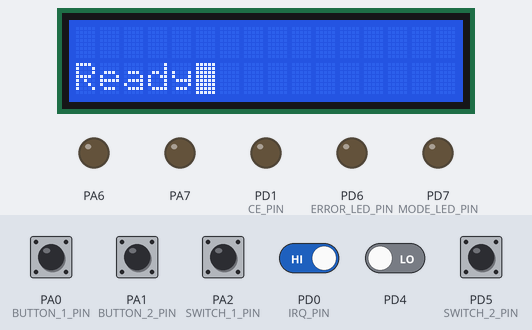
Simulated run of this program. Board: ATmega128, built with avr-gcc and emulated at 8 MHz. Parts: 16×2 character LCD, output pins drawn as LEDs (lit = HIGH). Wiring (inferred from the names in the program): character LCD (HD44780): RS PA3; R/W PA5; E PA4; data PC0, PC1, PC2, PC3, PC4, PC5, PC6, PC7. The test bench sets the inputs (shaded band); at power-on: PA0 (BUTTON_1_PIN), PA1 (BUTTON_2_PIN), PA2 (SWITCH_1_PIN), PD0 (IRQ_PIN), PD5 (SWITCH_2_PIN) HIGH, PD4 LOW. EEPROM starts erased; pins used as bus, display or sensor lines are not drawn; what the program prints to the serial monitor is not drawn.

Above: at 1.2 s.
1.3 s: PA2 (SWITCH_1_PIN) pulled LOW for 0.15 s
At 1.47 s:
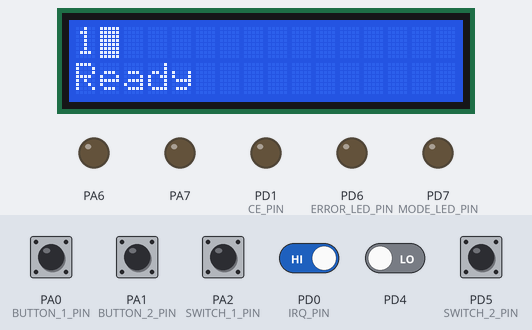
At 2.7 s:
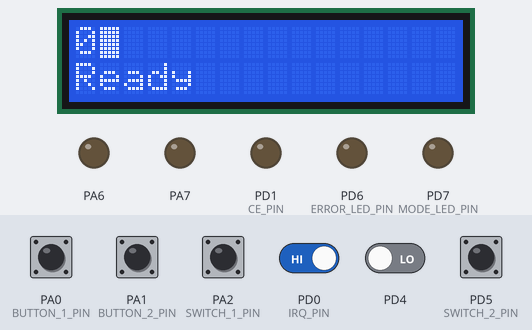
3.0 s: PD0 (IRQ_PIN) driven LOW
Timing chart, 0 to 6.0 s (numbered marks = the images above; inputs shaded):
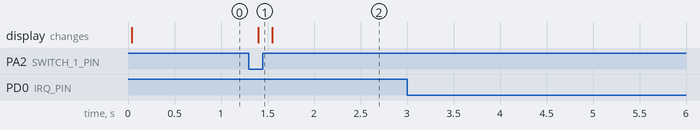

The program:

mega128_nRF24L01.c
```c
/*
 * mega128_nRF24L01.c
 *
 * Created: 17.07.2012 11:26:44
 *  Author: Pavel Cherstvov
 */

/*FCU must be defined at "Properties->Toolchain->Symbols" as "F_CPU=8000000". */
/* #define F_CPU 8000000 */

#include <avr/io.h>
#include <util/delay.h>
#include <avr/interrupt.h>
#include <stdlib.h>
#include "uart.h"
#include "spi.h"
#include "nRF24L01.h"
#include "wh_lcd.h"
#include "commands.h"
#include "buttons.h"
#include <avr/eeprom.h>

/* Overall number of light modes */
#define	LIGHT_MODES_NUMBER	3
/* Default light mode: 1 - COMM_INSTANT */
#define DEFAULT_LIGHT_MODE  1

#define RXPayloadLenght 3					/* Fixed RX data packet length in bytes */
#define TXPayloadLenght RXPayloadLenght		/* Fixed TX data packet length in bytes */

unsigned char rx_payload[RXPayloadLenght+1];
unsigned char tx_payload[TXPayloadLenght+1]={0x01,0x02,0x03,0x00};

/* Start Timer0 with divider 1024 */
#define TIMER0_DIVIDER		1024
#define START_TIMER0		TCCR0|=(1<<CS02)|(1<<CS01)|(1<<CS00)
#define STOP_TIMER0			TCCR0&=~(1<<CS02)|(1<<CS01)|(1<<CS00)

/* Status leds registers defines */
#define ERROR_LED_DDR	DDRD
#define ERROR_LED_PORT	PORTD
#define ERROR_LED_PIN	PD6

#define MODE_LED_DDR	DDRD
#define MODE_LED_PORT	PORTD
#define MODE_LED_PIN	PD7

/* Flashes per second defines */
#define FASTFLASH_LED_FPS	12
#define SLOWFLASH_LED_FPS	3
#define ERROR_LED_FPS		2

/* Counter of Timer ticks for mode led */
unsigned char mode_led_counter=0;
/* Flashes per second for mode led */
volatile unsigned char mode_led_fps=0;
/* Counter of Timer ticks for error led */
unsigned char error_led_counter=0;
/* Flashes per second for error led */
volatile unsigned char error_led_fps=0;

volatile unsigned char abv=0;

/* Leds control commands */
#define MODE_LED_START_FAST		do{\
								mode_led_fps=FASTFLASH_LED_FPS;\
								}while(0)
#define MODE_LED_START_SLOW		do{\
								mode_led_fps=SLOWFLASH_LED_FPS;\
								}while(0)
#define MODE_LED_START_INSTANT	do{\
								mode_led_fps=0;\
								MODE_LED_PORT|=(1<<MODE_LED_PIN);\
								}while(0)
#define MODE_LED_STOP			do{\
								mode_led_fps=0;\
								MODE_LED_PORT&=~(1<<MODE_LED_PIN);\
								}while(0)
#define ERROR_LED_START			do{\
								error_led_fps=ERROR_LED_FPS;\
								}while(0)
#define ERROR_LED_STOP			do{\
								error_led_fps=0;\
								ERROR_LED_PORT&=~(1<<ERROR_LED_PIN);\
								}while(0)

/* Delay defines */
#define SWITCH_DELAY	_delay_ms(100)
#define BUTTON_DELAY	_delay_ms(500)

/* Marker variables */
volatile unsigned char pwr_on; 		/* pwr_on = 1 - device is switched on
									   pwr_on = 0 - device is switched off */

volatile unsigned char tx_error=0; 	/* tx_error = 1 - TX error has occurred
									   tx_error = 0 - TX was successful */

volatile unsigned char re=0;

unsigned char EEMEM eemem_last_mode; 	/* Eeprom variable containing blinking mode */
volatile unsigned char mode = 0;		/* Blinking mode which will be restored after on/off */


char *IntToStr(int value, int radix)
{
	char buffer[8];
	char *ptr;
	ptr = itoa(value, buffer, radix);
	return ptr;
}


/* Interrupts first initialization */
void IRQ_Init(void)
{
	EIMSK|=(1<<INT0);
}


/* Status leds initialization */
void Leds_Init(void)
{
	ERROR_LED_DDR|=(1<<ERROR_LED_PIN);
	ERROR_LED_PORT&=~(1<<ERROR_LED_PIN);

	MODE_LED_DDR|=(1<<MODE_LED_PIN);
	MODE_LED_PORT&=~(1<<MODE_LED_PIN);
}

/* Timer0 initialization (Timer stopped) */
void Timer0_Init(void)
{
	TIMSK|=(1<<TOIE0);
}


/* Timer0 overflow interrupt handle */
ISR(TIMER0_OVF_vect)
{
	mode_led_counter++;
	error_led_counter++;
	if ((mode_led_fps > 0) && (mode_led_counter >= F_CPU/TIMER0_DIVIDER/256/mode_led_fps/2)) {
		mode_led_counter=0;
		MODE_LED_PORT^=(1<<MODE_LED_PIN);
	}
	if ((error_led_fps > 0) && (error_led_counter >= F_CPU/TIMER0_DIVIDER/256/error_led_fps/2)) {
		error_led_counter=0;
		ERROR_LED_PORT^=(1<<ERROR_LED_PIN);
	}
	#if 0
	if (ERROR_LED_PORT & (1<<ERROR_LED_PIN))
		ERROR_LED_PORT&=~(1<<ERROR_LED_PIN);
	else
		ERROR_LED_PORT|=(1<<ERROR_LED_PIN);
	#endif
}

/* UART RX interrupt handle */
ISR(USART1_RX_vect)
{
	unsigned char buff=UDR1;
	if (tx_payload[0]==0x01) tx_payload[0]=0x02;
		else tx_payload[0]=0x01;
}

/* INT0 interrupt handle, connected to the nRF24L01 "IRQ" pin */
ISR(INT0_vect)
{
	unsigned char buff, i=0;

	/* Reading the status register */
	SPI_CS1_LOW;
	buff=SPI_ReceiveByte_Master();
	SPI_CS1_HIGH;

	/* UART debug output */
 	UART1_SendString("Status: ");
 	UART1_SendString(IntToStr(buff,16));
 	UART1_SendString("\x0A\x0D");

	/* Checking interrupt flags in status register */
	switch ((buff)&(0x70)) {
		/* RX_DR - RX data ready */
		case 0x40: {
			/* UART debug output */
			UART1_SendString("RX_DR");

			CE_LOW;

			/* Reading RX buffer */
			SPI_CS1_LOW;
			SPI_SendByte_Master(R_RX_PAYLOAD);
			while (i<RXPayloadLenght) { rx_payload[i++]=SPI_ReceiveByte_Master(); }
			SPI_CS1_HIGH;

			rx_payload[RXPayloadLenght]=0x00;

			/* UART debug output */
			UART1_SendString(IntToStr(rx_payload[0],16));

			_delay_us(2);

			/* Clearing IRQ flag */
			SPI_CS1_LOW;
			SPI_SendByte_Master(W_REGISTER|STATUS);
			SPI_SendByte_Master(buff|(0x40));
			SPI_CS1_HIGH;

			/* UART debug output */
			UART1_SendString(IntToStr(nRF24L01_GetStatus(),16));

			CE_HIGH;

			break;
		}
		/* TX_DS - data sent */
		case 0x20: {
			/* UART debug output */
			UART1_SendString("TX_DS");

			/* Clearing IRQ flag */
			SPI_CS1_LOW;
			SPI_SendByte_Master(W_REGISTER|STATUS);
			SPI_SendByte_Master(buff|(0x20));
			SPI_CS1_HIGH;

			ERROR_LED_STOP;
			switch (mode){
				case 0: MODE_LED_STOP; break;
				case 1:	MODE_LED_START_INSTANT; break;
				case 2:	MODE_LED_START_FAST; break;
				case 3:	MODE_LED_START_SLOW; break;
				default: break;
			}

			/* LCD debug output */
			LcdWriteCom(SECOND_STRING);
			LcdWriteString("OK  ");

			break;
		}
		/* Error: MAX count of TX attempts reached */
		case 0x10: {
			/* UART debug output */
			UART1_SendString("MAX_RT");

			/* Clearing IRQ flag */
			SPI_CS1_LOW;
			SPI_SendByte_Master(W_REGISTER|STATUS);
			SPI_SendByte_Master(buff|(0x10));
			SPI_CS1_HIGH;

			tx_error=1;
			MODE_LED_STOP;
			ERROR_LED_START;

			/* LCD debug output */
			LcdWriteCom(SECOND_STRING);
			LcdWriteString("Fail");

			break;
		}
	}
	/* UART debug output */
	UART1_SendString("\x0A\x0D");
}

/* Send a wireless command function */
void SendCommand(unsigned char command) {
	tx_payload[0]=command;
	nRF24L01_SendData(tx_payload, RXPayloadLenght);
}


/* Main routine */
int main(void)
{
	IRQ_Init();
	InitLcd();
	nRF24L01_Init();
	UART1_Init(MYUBRR);
	SPI_Init_Master();
	Buttons_Init();
	Leds_Init();
	Timer0_Init();

	/*
	MODE_LED_PORT|=(1<<MODE_LED_PIN);
	ERROR_LED_PORT|=(1<<ERROR_LED_PIN);
	*/

	nRF24L01_Standby_1();
	nRF24L01_SetRXPayloadLenght(RXPayloadLenght);

	sei();

	/* LCD debug output */
	LcdWriteCom(SECOND_STRING);
	LcdWriteString("Ready");

	/* UART debug output */
 	UART1_SendString(IntToStr(nRF24L01_GetSConfig(),16));
 	UART1_SendByte(0x0A);

	/* Main loop */
    while(1)
    {
		/* Buttons and switches polling */
		if (MODE_BUTTON && (mode != 0)) {
			/* Checking light mode */
			if (mode != LIGHT_MODES_NUMBER)
				mode++;
			else
				mode=1;
			switch (mode) {
				case 1: SendCommand(COMM_INSTANT); break;
				case 2: SendCommand(COMM_FASTFLASH); break;
				case 3: SendCommand(COMM_SLOWFLASH); break;
				default: break;
			}
			eeprom_update_byte(&eemem_last_mode, mode);
			BUTTON_DELAY;

			/* LCD debug output */
			LcdWriteCom(FIRST_STRING);
			LcdWriteString(IntToStr(mode, 10));

		}
		else if (FLASH_BUTTON) {
			/* Flash mode of front light while button is pressed  */
		}
		else if ((ON_OFF_SWITCH == 1)  && (mode == 0)) {
			/* Turn rear light on */
			mode = eeprom_read_byte(&eemem_last_mode);
			switch (mode) {
				case 1: SendCommand(COMM_INSTANT); break;
				case 2: SendCommand(COMM_FASTFLASH); break;
				case 3: SendCommand(COMM_SLOWFLASH); break;
				default: mode = DEFAULT_LIGHT_MODE; break;
			}
			START_TIMER0;
			SWITCH_DELAY;

			/* LCD debug output */
			LcdWriteCom(FIRST_STRING);
			LcdWriteString(IntToStr(mode, 10));

		}
		else if ((ON_OFF_SWITCH == 0) && (mode != 0)) {
			/* Turn rear light off */
			SendCommand(COMM_OFF);
			eeprom_update_byte(&eemem_last_mode, mode);
			mode=0;
			STOP_TIMER0;
			SWITCH_DELAY;

			/* LCD debug output */
			LcdWriteCom(FIRST_STRING);
			LcdWriteString(IntToStr(mode, 10));

		}
		else if (SOUND_SWITCH == 1) {
			/* Beep sound on */
		}
		else if (SOUND_SWITCH == 0) {
			/* Beep sound off */
		}
	}
}
```

buttons.c
```c
#include "buttons.h"

/* Buttons initialization */
void Buttons_Init(void)
{
	/* Set all PINs as input with internal pull-ups  */
	BUTTON_1_DDR&=~(1<<BUTTON_1_PIN);
	BUTTON_1_PORT|=(1<<BUTTON_1_PIN);

	BUTTON_2_DDR&=~(1<<BUTTON_2_PIN);
	BUTTON_2_PORT|=(1<<BUTTON_2_PIN);

	SWITCH_1_DDR&=~(1<<SWITCH_1_PIN);
	SWITCH_1_PORT|=(1<<SWITCH_1_PIN);

	SWITCH_2_DDR&=~(1<<SWITCH_2_PIN);
	SWITCH_2_PORT|=(1<<SWITCH_2_PIN);
}
```

buttons.h
```c
#ifndef _BUTTONS_H_
#define _BUTTONS_H_ 1

#include <avr/io.h>

/* Buttons registers defines */
#define BUTTON_1_DDR		DDRA
#define BUTTON_1_PORT		PORTA
#define BUTTON_1_PIN_REG	PINA
#define BUTTON_1_PIN		PA0

#define BUTTON_2_DDR		DDRA
#define BUTTON_2_PORT		PORTA
#define BUTTON_2_PIN_REG	PINA
#define BUTTON_2_PIN		PA1

/* Switch registers defines */
#define SWITCH_1_DDR		DDRA
#define SWITCH_1_PORT		PORTA
#define SWITCH_1_PIN_REG	PINA
#define SWITCH_1_PIN		PA2

#define SWITCH_2_DDR		DDRD
#define SWITCH_2_PORT		PORTD
#define SWITCH_2_PIN_REG	PIND
#define SWITCH_2_PIN		PD5

/* Button names defines */
#define MODE_BUTTON		(!(BUTTON_1_PIN_REG & (1<<BUTTON_1_PIN)))
#define FLASH_BUTTON	(!(BUTTON_2_PIN_REG & (1<<BUTTON_2_PIN)))
#define ON_OFF_SWITCH	(!(SWITCH_1_PIN_REG & (1<<SWITCH_1_PIN)))
#define SOUND_SWITCH	(!(SWITCH_2_PIN_REG & (1<<SWITCH_2_PIN)))

/* */
void Buttons_Init(void);

#endif /* _BUTTONS_H_ */
```

commands.h
```c
#ifndef _COMMANDS_H_
#define _COMMANDS_H_ 1

/* List of commands */
#define COMM_OFF		0x0F
#define COMM_ON			0x0E
#define COMM_INSTANT	0x01
#define COMM_FASTFLASH	0x02
#define COMM_SLOWFLASH	0x03

#endif /* _COMMANDS_H_ */
```

nRF24L01.c
```c
//òðåáóåòñÿ áèáëèîòåêà spi.c, spi.h
#include <avr/io.h>
#include <util/delay.h>
#include "spi.h"
#include "nRF24L01.h"

/* IO pins initialization used to control nRF24L01 module */
void nRF24L01_Init(void)
{
	CE_DDR|=(1<<CE_PIN);
	CE_PORT&=~(1<<CE_PIN);
	IRQ_DDR&=~(1<<IRQ_PIN);
	IRQ_PORT|=(1<<IRQ_PIN);
}

/* Data send routine */
void nRF24L01_SendData(unsigned char *data, unsigned char length)
{
	SPI_CS1_LOW;
	SPI_SendByte_Master(W_TX_PAYLOAD);
	while (length)
	{
		SPI_SendByte_Master(*data);
		data++;
		length--;
	}
	SPI_CS1_HIGH;
	CE_PULSE;
}

/* Setting of RXPayLoad parameter */
void nRF24L01_SetRXPayloadLenght(unsigned char length)
{
	SPI_CS1_LOW;
	SPI_SendByte_Master(W_REGISTER|RX_PW_P0);
	SPI_SendByte_Master(length & 0x1F);
	SPI_CS1_HIGH;
}

/* Switch receive mode on */
void nRF24L01_Receive_On(void)
{
	unsigned char buff;
	SPI_CS1_LOW;
	SPI_SendByte_Master(R_REGISTER|CONFIG);
	buff=SPI_ReceiveByte_Master();
	SPI_CS1_HIGH;
	_delay_us(2);
	SPI_CS1_LOW;
	SPI_SendByte_Master(W_REGISTER|CONFIG);
	SPI_SendByte_Master(buff|_BV(PRIM_RX));
	SPI_CS1_HIGH;
	CE_HIGH;
	_delay_us(2);
}

/* Switch receive mode off */
void nRF24L01_Receive_Off(void)
{
	unsigned char buff;
	SPI_CS1_LOW;
	SPI_SendByte_Master(R_REGISTER|CONFIG);
	buff=SPI_ReceiveByte_Master();
	SPI_CS1_HIGH;
	_delay_us(2);
	SPI_CS1_LOW;
	SPI_SendByte_Master(W_REGISTER|CONFIG);
	SPI_SendByte_Master(buff&(~_BV(PRIM_RX)));
	SPI_CS1_HIGH;
	CE_LOW;
	_delay_us(2);
}

/* Get received data */
void nRF24L01_ReadData(unsigned char *data)
{
	SPI_CS1_LOW;

	SPI_CS1_HIGH;
}

/* Switch to Standby 1 mode */
void nRF24L01_Standby_1(void)
{
	unsigned char buff;
	SPI_CS1_LOW;
	SPI_SendByte_Master(R_REGISTER|CONFIG);
	buff=SPI_ReceiveByte_Master();
	SPI_CS1_HIGH;
	_delay_us(2);
	SPI_CS1_LOW;
	SPI_SendByte_Master(W_REGISTER|CONFIG);
	SPI_SendByte_Master(buff|_BV(PWR_UP));
	SPI_CS1_HIGH;
}

/* Switch to Power Down mode */
void nRF24L01_PowerDown(void)
{
	unsigned char buff;
	SPI_CS1_LOW;
	SPI_SendByte_Master(R_REGISTER|CONFIG);
	buff=SPI_ReceiveByte_Master();
	SPI_CS1_HIGH;
	_delay_us(2);
	SPI_CS1_LOW;
	SPI_SendByte_Master(W_REGISTER|CONFIG);
	SPI_SendByte_Master(buff&(~_BV(PWR_UP)));
	SPI_CS1_HIGH;
}

/* Get the status of the module */
unsigned char nRF24L01_GetStatus(void)
{
	unsigned char buff;
	SPI_CS1_LOW;
	buff=SPI_ReceiveByte_Master();
	SPI_CS1_HIGH;
	return buff;
}

/* Read config settings from the module */
unsigned char nRF24L01_GetSConfig(void)
{
	unsigned char buff;
	SPI_CS1_LOW;
	SPI_SendByte_Master(R_REGISTER|CONFIG);
	buff=SPI_ReceiveByte_Master();
	SPI_CS1_HIGH;
	return buff;
}
```

nRF24L01.h
```c
#ifndef _NRF24L01_H_
#define _NRF24L01_H_ 1

/* Begin of defines section to check/edit if switched to another CPU */
#define CE_PIN PD1
#define CE_PORT PORTD
#define CE_DDR DDRD

#define IRQ_PIN PD0
#define IRQ_PORT PORTD
#define IRQ_DDR DDRD
/* End of defines section to check/edit if switched to another CPU */

#define CE_LOW CE_PORT&=~_BV(CE_PIN)
#define CE_HIGH CE_PORT|=_BV(CE_PIN)

#define CE_PULSE	CE_HIGH; \
			_delay_us(15); \
			CE_LOW

//Ñïèñîê êîìàíä
#define R_REGISTER			0b00000000 // + 5 ìëàäøèõ áèò àäðåñà ðåãèñòðà
#define W_REGISTER			0b00100000 // + 5 ìëàäøèõ áèò àäðåñà ðåãèñòðà
#define R_RX_PAYLOAD			0b01100001
#define W_TX_PAYLOAD			0b10100000
#define FLUSH_TX			0b11100001
#define FLUSH_RX			0b01100010
#define REUSE_TX_PL			0b11100011
#define ACTIVATE			0b01010000
#define R_RX_PL_WID			0b01100000
#define W_ACK_PAYLOAD			0b10101000 // + 3 ìëàäøèõ áèòà payload (000 - 101)
#define W_TX_PAYLOAD_NO_ACK		0b10110000
#define NOP				0b11111111

//Àäðåñà ðåãèñòðîâ
#define CONFIG	0x00
#define STATUS	0x07
#define RX_PW_P0	0x11

//Îïðåäåëåíèÿ íåêîòîðûõ áèòîâ
#define PWR_UP 1
#define PRIM_RX 0


/* IO pins initialization used to control nRF24L01 module */
void nRF24L01_Init(void);

/* Data send routine */
void nRF24L01_SendData(unsigned char *data, unsigned char length);

/* Setting of RXPayLoad parameter */
void nRF24L01_SetRXPayloadLenght(unsigned char length);

/* Switch receive mode on */
void nRF24L01_Receive_On(void);

/* Switch receive mode off */
void nRF24L01_Receive_Off(void);

/* Get received data */
void nRF24L01_ReadData(unsigned char *data);

/* Switch to Standby 1 mode */
void nRF24L01_Standby_1(void);

/* Switch to Power Down mode */
void nRF24L01_PowerDown(void);

/* Get the status of the module */
unsigned char nRF24L01_GetStatus(void);

/* Read config settings from the module */
unsigned char nRF24L01_GetSConfig(void);

#endif /* _NRF24L01_H_ */
```

spi.c
```c
#include <avr/io.h>
#include "spi.h"

   // Èíèöèàëèçàöèÿ àïïàðàòíîãî SPI â ðåæèìå Master
  void SPI_Init_Master(void)
  {
	SPI_DDR |= _BV(CS1_HARDW) | _BV(SCK_HARDW) | _BV(MOSI_HARDW);
	//SPCR = (1<<SPE)|(1<<MSTR)|(1<<SPR0)|(1<<CPHA);	/* Enable SPI mode 1, Master, set clock rate fck/16 */
	SPCR = (1<<SPE)|(1<<MSTR)|(1<<SPR0);			/* Enable SPI mode 0, Master, set clock rate fck/16 */
	SPI_CS1_HIGH;
  }

   // Èíèöèàëèçàöèÿ àïïàðàòíîãî SPI â ðåæèìå Slave
  void SPI_Init_Slave(void)
  {
	SPI_DDR = (1<<MISO_HARDW);
	SPCR = (1<<SPE)|(1<<CPHA); 	/* Enable SPI, Slave */
  }

  // Îòïðàâêà áàéòà ïî SPI â ðåæèìå Master
  void SPI_SendByte_Master(unsigned char data)
  {
		SPDR = data;	//Äàííûå
		while(!(SPSR & (1<<SPIF)))
			;
  }

  // Îòïðàâêà áàéòà ïî SPI â ðåæèìå Slave
  void SPI_SendByte_Slave(unsigned char data)
  {
		unsigned char temp;
		SPDR = data;	//Äàííûå
		while(!(SPSR & (1<<SPIF)))
			;
		temp=SPDR;
  }

  // Ïðèåì áàéòà ïî SPI â ðåæèìå Master
  unsigned char SPI_ReceiveByte_Master(void)
  {
		SPDR = 0xff;	//Ïðîèçâîëüíûå äàííûå
		while(!(SPSR & (1<<SPIF)))
			;
		return SPDR;
  }

  // Ïðèåì áàéòà ïî SPI â ðåæèìå Slave
  unsigned char SPI_ReceiveByte_Slave(void)
  {
		while(!(SPSR & (1<<SPIF)))
			;
		return SPDR;
  }

#if 0
/* Transfer byte from Master */
unsigned char SPI_TransByte_Master(unsigned char)
{

}

/* Transfer byte from Slave */
unsigned char SPI_TransByte_Slave(unsigned char)
{

}
#endif
```

spi.h
```c
#ifndef _SPI_H_
#define _SPI_H_ 1

//Îïðåäåëåíèå ïîðòîâ àïàðàòíîãî SPI
#define SPI_DDR		DDRB
#define SPI_CS_DDR	DDRB
#define SPI_CS_PORT 	PORTB

//Îïðåäåëåíèå ïèíîâ àïïàðàòíîãî SPI
#define CS1_HARDW	0
//#define CS2
//#define CS3
#define MISO_HARDW		3
#define MOSI_HARDW		2
#define SCK_HARDW		1

#if 0
//Îïðåäåëåíèå ïîðòîâ SPI ÷åðåç UART
#define SPI_UART_DDR		DDRE
#define SPI_UART_CS_DDR		DDRE
#define SPI_UART_CS_PORT	PORTE

//Îïðåäåëåíèå ïèíîâ SPI ÷åðåç UART
#define CS1_UART	7
//#define CS2
//#define CS3
#define MISO_UART	1
#define MOSI_UART	0
#define SCK_UART	2
#endif

#define SPI_CS1_LOW 	SPI_CS_PORT&=~_BV(CS1_HARDW)
#define SPI_CS1_HIGH 	SPI_CS_PORT|=_BV(CS1_HARDW)

// Èíèöèàëèçàöèÿ àïïàðàòíîãî SPI â ðåæèìå Master
void SPI_Init_Master(void);
// Èíèöèàëèçàöèÿ àïïàðàòíîãî SPI â ðåæèìå Slave
void SPI_Init_Slave(void);
// Îòïðàâêà áàéòà ïî SPI â ðåæèìå Master
void SPI_SendByte_Master(unsigned char data);
// Îòïðàâêà áàéòà ïî SPI â ðåæèìå Slave
void SPI_SendByte_Slave(unsigned char data);
// Ïðèåì áàéòà ïî SPI â ðåæèìå Master
unsigned char SPI_ReceiveByte_Master(void);
// Ïðèåì áàéòà ïî SPI â ðåæèìå Slave
unsigned char SPI_ReceiveByte_Slave(void);
/* Transfer byte from Master */
unsigned char SPI_TransByte_Master(unsigned char);
/* Transfer byte from Slave */
unsigned char SPI_TransByte_Slave(unsigned char);


#endif /* _SPI_H */
```

uart.c
```c
#include <avr/io.h>

void UART1_Init(unsigned int ubrr1)
{
	UBRR1H = (unsigned char)(ubrr1>>8);	// Çàäàíèå ÷àñòîòû ðàáîòû
	UBRR1L = (unsigned char) ubrr1;
	UCSR1B = (1<<RXEN1)|(1<<TXEN1)|(1<<RXCIE1); // Ïåðåäàò÷èê âêëþ÷åí, ïðèåìíèê âêëþ÷åí, ïðåðûâàíèå ïî ïðèåìó âêëþ÷åíî
	UCSR1C = (1<<UCSZ10)|(1<<UCSZ11);	// Àñèíõðîííûé ðåæèì, 8 áèò, 1 ñòîï-áèò, êîíòðîëü ÷åòíîñòè îòñóòñâóåò
}

void UART1_SendByte(unsigned char byte1)
{
	while (!( UCSR1A & (1<<UDRE1)));
	UDR1 = byte1;
};

void UART1_SendString(char *buffer)
{
	while (*buffer!=0)
	{
		 UART1_SendByte(*buffer);
		 buffer++;
	}
}

/*
// Îáðàáîòêà ïðåðûâàíèÿ ïî ïðèåìó áàéòà ïî UART (ïîìåùàåòñÿ â ãëàâíûé ìîäóëü)
ISR(USART1_RX_vect)
{
	unsigned char buff=UDR1;
}
*/
```

uart.h
```c
#ifndef _UART_H_
#define _UART_H_ 1

/*FCU must be defined at "Properties->Toolchain->Symbols" as "F_CPU=16000000". */
//#define F_CPU 16000000

#define BAUDRATE 9600
#define MYUBRR (F_CPU/16/BAUDRATE-1)

void UART1_Init(unsigned int ubrr1);
void UART1_SendByte(unsigned char byte1);
void UART1_SendString(char *buffer);

#endif /* _UART_H_ */
```

Source omitted: wh_lcd.c (1516 bytes), wh_lcd.h (939 bytes)

Measured:
- after the input at 1.3 s, the display: changes after 0.10 s (image 1)
- after the input at 3.0 s, every drawn part: stays the same
